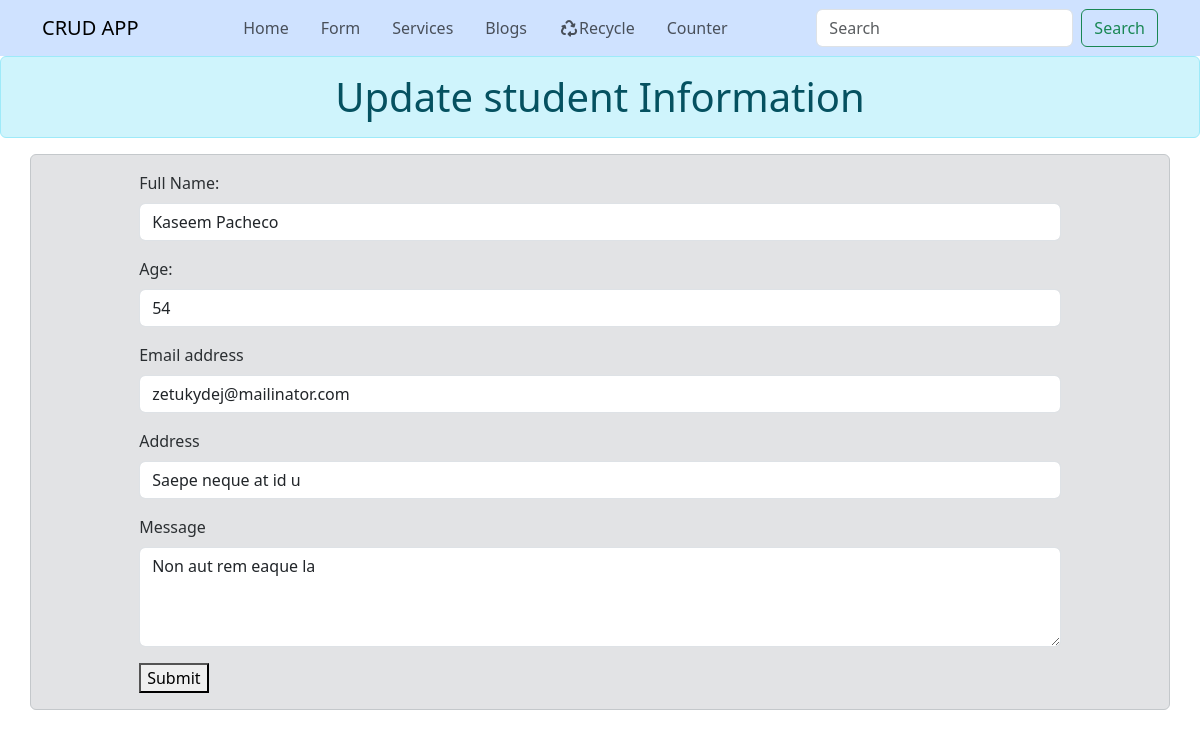
The page /update/8 on the database its author committed.
### crud_app/models.py (models this page shows, shortened)
class FormStudent(models.Model):
    name= models.CharField(max_length=50,validators=[MinLengthValidator(3)])
    age= models.IntegerField()
    email = models.EmailField(unique=True)
    address= models.TextField()
    message= models.TextField()
    image= models.ImageField(upload_to='image',null = True)
    video= models.FileField(upload_to='video',null = True)
    is_delete=models.BooleanField(default=False )

### crud_app/views.py (the view, shortened to what this page needs)
# urls.py: path('update/<int:id>', update_data,name= 'update'),
def update_data(request,id):
    data= FormStudent.objects.get(id= id)
    return render(request, 'crud_app/edit.html',{'data':data})

### crud_app/templates/crud_app/edit.html (shortened to what this page needs)
{% extends 'base.html' %}
{% block content %}
<h1 class='text-center alert alert-info'>Update student Information</h1>
<div class="container alert alert-secondary ">
    <div class="row">
        <form method="POST" action="{% url 'update' data.id %}">
            <div class="col-10 mx-auto">
                <div class="mb-3">
                    <label for="fullName" class="form-label">Full Name:</label>
                    <input type="text" name="name" value="{{data.name}}" class="form-control" id="fullName" placeholder="Hari Parsad Neupane">
                </div>
                <div class="mb-3">
                    <label for="age" class="form-label">Age:</label>
                    <input type="number" name="age" value="{{data.age}}" class="form-control" id="age" placeholder="18">
                </div>
                <div class="mb-3">
                    <label for="email" class="form-label">Email address</label>
                    <input type="email" name="email" value="{{data.email}}" class="form-control" id="email" placeholder="name@example.com">
                </div>
                <div class="mb-3">
                    <label for="exampleFormControlInput1" class="form-label">Address</label>
                    <input type="text" name="address" value="{{data.address}}" class="form-control" id="exampleFormControlInput1"
                        placeholder="Bardiya,Nepal">
                </div>
                <div class="mb-3">
                    <label for="message" class="form-label">Message</label>
                    <textarea class="form-control" placeholder="Leave a comment here" id="messsage" name="message"
                        style="height: 100px">{{data.message}}</textarea>
                </div>
                <button type="submit">Submit</button>
            </div>
        </form>
    </div>
</div>
{% endblock content %}

### rows shown on the page
FormStudent: name "Kaseem Pacheco", age "54", email "zetukydej@mailinator.com", address "Saepe neque at id u", message "Non aut rem eaque la"
